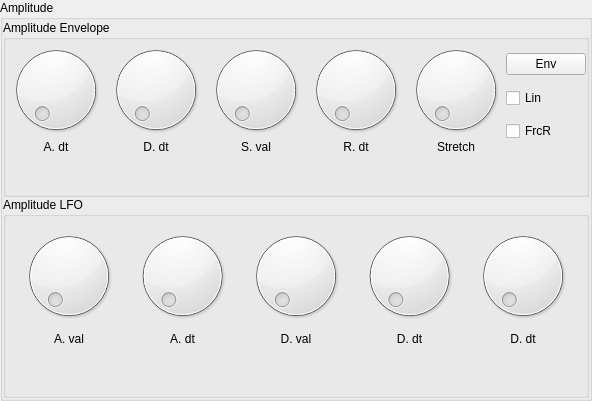
          <widget class="QGroupBox" name="groupBox_2">
           <property name="title">
            <string>Amplitude</string>
           </property>
           <layout class="QVBoxLayout" name="verticalLayout_4">
            <property name="spacing">
             <number>0</number>
            </property>
            <property name="margin">
             <number>0</number>
            </property>
            <item>
             <widget class="GroupBox" name="amplitudeEnvelope">
              <property name="title">
               <string>Amplitude Envelope</string>
              </property>
              <property name="controlId" stdset="0">
               <string>AMPLITUDE_ENVELOPE</string>
              </property>
              <layout class="QGridLayout" name="gridLayout_4">
               <property name="margin">
                <number>0</number>
               </property>
               <property name="spacing">
                <number>0</number>
               </property>
               <item row="0" column="0">
                <widget class="Dial" name="a_dt">
                 <property name="sizePolicy">
                  <sizepolicy hsizetype="Preferred" vsizetype="Preferred">
                   <horstretch>0</horstretch>
                   <verstretch>0</verstretch>
                  </sizepolicy>
                 </property>
                 <property name="controlId" stdset="0">
                  <string>A_dt</string>
                 </property>
                </widget>
               </item>
               <item row="0" column="1">
                <widget class="Dial" name="d_dt">
                 <property name="sizePolicy">
                  <sizepolicy hsizetype="Preferred" vsizetype="Preferred">
                   <horstretch>0</horstretch>
                   <verstretch>0</verstretch>
                  </sizepolicy>
                 </property>
                 <property name="controlId" stdset="0">
                  <string>D_dt</string>
                 </property>
                </widget>
               </item>
               <item row="0" column="2">
                <widget class="Dial" name="s_val">
                 <property name="sizePolicy">
                  <sizepolicy hsizetype="Preferred" vsizetype="Preferred">
                   <horstretch>0</horstretch>
                   <verstretch>0</verstretch>
                  </sizepolicy>
                 </property>
                 <property name="controlId" stdset="0">
                  <string>S_val</string>
                 </property>
                </widget>
               </item>
               <item row="0" column="3">
                <widget class="Dial" name="r_dt">
                 <property name="sizePolicy">
                  <sizepolicy hsizetype="Preferred" vsizetype="Preferred">
                   <horstretch>0</horstretch>
                   <verstretch>0</verstretch>
                  </sizepolicy>
                 </property>
                 <property name="controlId" stdset="0">
                  <string>R_dt</string>
                 </property>
                </widget>
               </item>
               <item row="0" column="4">
                <widget class="Dial" name="stretch">
                 <property name="sizePolicy">
                  <sizepolicy hsizetype="Preferred" vsizetype="Preferred">
                   <horstretch>0</horstretch>
                   <verstretch>0</verstretch>
                  </sizepolicy>
                 </property>
                 <property name="controlId" stdset="0">
                  <string>env_stretch</string>
                 </property>
                </widget>
               </item>
               <item row="1" column="0">
                <widget class="QLabel" name="label_31">
                 <property name="text">
                  <string>A. dt</string>
                 </property>
                 <property name="alignment">
                  <set>Qt::AlignCenter</set>
                 </property>
                </widget>
               </item>
               <item row="1" column="1">
                <widget class="QLabel" name="label_32">
                 <property name="text">
                  <string>D. dt</string>
                 </property>
                 <property name="alignment">
                  <set>Qt::AlignCenter</set>
                 </property>
                </widget>
               </item>
               <item row="1" column="2">
                <widget class="QLabel" name="label_33">
                 <property name="text">
                  <string>S. val</string>
                 </property>
                 <property name="alignment">
                  <set>Qt::AlignCenter</set>
                 </property>
                </widget>
               </item>
               <item row="1" column="3">
                <widget class="QLabel" name="label_34">
                 <property name="text">
                  <string>R. dt</string>
                 </property>
                 <property name="alignment">
                  <set>Qt::AlignCenter</set>
                 </property>
                </widget>
               </item>
               <item row="1" column="4">
                <widget class="QLabel" name="label_35">
                 <property name="text">
                  <string>Stretch</string>
                 </property>
                 <property name="alignment">
                  <set>Qt::AlignCenter</set>
                 </property>
                </widget>
               </item>
               <item row="0" column="5" rowspan="2">
                <widget class="QWidget" name="widget_4" native="true">
                 <layout class="QVBoxLayout" name="verticalLayout">
                  <property name="spacing">
                   <number>0</number>
                  </property>
                  <property name="margin">
                   <number>0</number>
                  </property>
                  <item>
                   <widget class="QPushButton" name="pushButton_5">
                    <property name="text">
                     <string>Env</string>
                    </property>
                   </widget>
                  </item>
                  <item>
                   <widget class="CheckBox" name="checkBox">
                    <property name="text">
                     <string>Lin</string>
                    </property>
                    <property name="controlId" stdset="0">
                     <string>linear_envelope</string>
                    </property>
                   </widget>
                  </item>
                  <item>
                   <widget class="CheckBox" name="checkBox_7">
                    <property name="text">
                     <string>FrcR</string>
                    </property>
                    <property name="controlId" stdset="0">
                     <string>forced_release</string>
                    </property>
                   </widget>
                  </item>
                 </layout>
                </widget>
               </item>
               <item row="2" column="3">
                <spacer name="verticalSpacer_4">
                 <property name="orientation">
                  <enum>Qt::Vertical</enum>
                 </property>
                 <property name="sizeHint" stdset="0">
                  <size>
                   <width>20</width>
                   <height>40</height>
                  </size>
                 </property>
                </spacer>
               </item>
              </layout>
             </widget>
            </item>
            <item>
             <widget class="GroupBox" name="amplitudeLFO">
              <property name="title">
               <string>Amplitude LFO</string>
              </property>
              <layout class="QGridLayout" name="gridLayout_8">
               <item row="0" column="0">
                <widget class="Dial" name="a_dt_8">
                 <property name="sizePolicy">
                  <sizepolicy hsizetype="Preferred" vsizetype="Preferred">
                   <horstretch>0</horstretch>
                   <verstretch>0</verstretch>
                  </sizepolicy>
                 </property>
                </widget>
               </item>
               <item row="0" column="1">
                <widget class="Dial" name="a_dt_9">
                 <property name="sizePolicy">
                  <sizepolicy hsizetype="Preferred" vsizetype="Preferred">
                   <horstretch>0</horstretch>
                   <verstretch>0</verstretch>
                  </sizepolicy>
                 </property>
                </widget>
               </item>
               <item row="0" column="2">
                <widget class="Dial" name="d_dt_5">
                 <property name="sizePolicy">
                  <sizepolicy hsizetype="Preferred" vsizetype="Preferred">
                   <horstretch>0</horstretch>
                   <verstretch>0</verstretch>
                  </sizepolicy>
                 </property>
                </widget>
               </item>
               <item row="0" column="3">
                <widget class="Dial" name="s_val_6">
                 <property name="sizePolicy">
                  <sizepolicy hsizetype="Preferred" vsizetype="Preferred">
                   <horstretch>0</horstretch>
                   <verstretch>0</verstretch>
                  </sizepolicy>
                 </property>
                </widget>
               </item>
               <item row="1" column="0">
                <widget class="QLabel" name="label_52">
                 <property name="text">
                  <string>A. val</string>
                 </property>
                 <property name="alignment">
                  <set>Qt::AlignCenter</set>
                 </property>
                </widget>
               </item>
               <item row="1" column="1">
                <widget class="QLabel" name="label_53">
                 <property name="text">
                  <string>A. dt</string>
                 </property>
                 <property name="alignment">
                  <set>Qt::AlignCenter</set>
                 </property>
                </widget>
               </item>
               <item row="1" column="2">
                <widget class="QLabel" name="label_54">
                 <property name="text">
                  <string>D. val</string>
                 </property>
                 <property name="alignment">
                  <set>Qt::AlignCenter</set>
                 </property>
                </widget>
               </item>
               <item row="1" column="3">
                <widget class="QLabel" name="label_55">
                 <property name="text">
                  <string>D. dt</string>
                 </property>
                 <property name="alignment">
                  <set>Qt::AlignCenter</set>
                 </property>
                </widget>
               </item>
               <item row="0" column="4">
                <widget class="Dial" name="s_val_7">
                 <property name="sizePolicy">
                  <sizepolicy hsizetype="Preferred" vsizetype="Preferred">
                   <horstretch>0</horstretch>
                   <verstretch>0</verstretch>
                  </sizepolicy>
                 </property>
                </widget>
               </item>
               <item row="1" column="4">
                <widget class="QLabel" name="label_56">
                 <property name="text">
                  <string>D. dt</string>
                 </property>
                 <property name="alignment">
                  <set>Qt::AlignCenter</set>
                 </property>
                </widget>
               </item>
               <item row="2" column="2">
                <spacer name="verticalSpacer_6">
                 <property name="orientation">
                  <enum>Qt::Vertical</enum>
                 </property>
                 <property name="sizeHint" stdset="0">
                  <size>
                   <width>20</width>
                   <height>40</height>
                  </size>
                 </property>
                </spacer>
               </item>
              </layout>
             </widget>
            </item>
           </layout>
          </widget>
